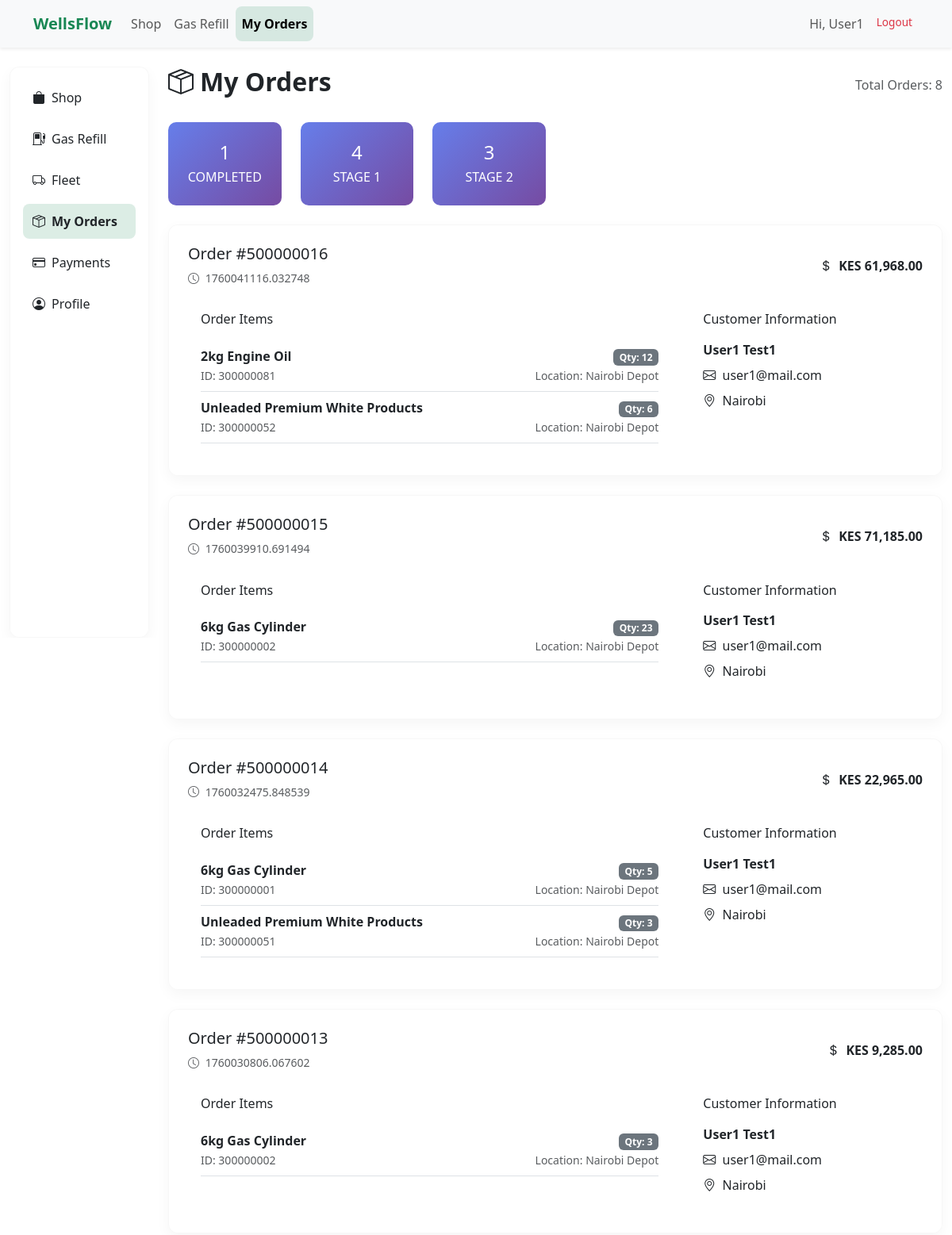
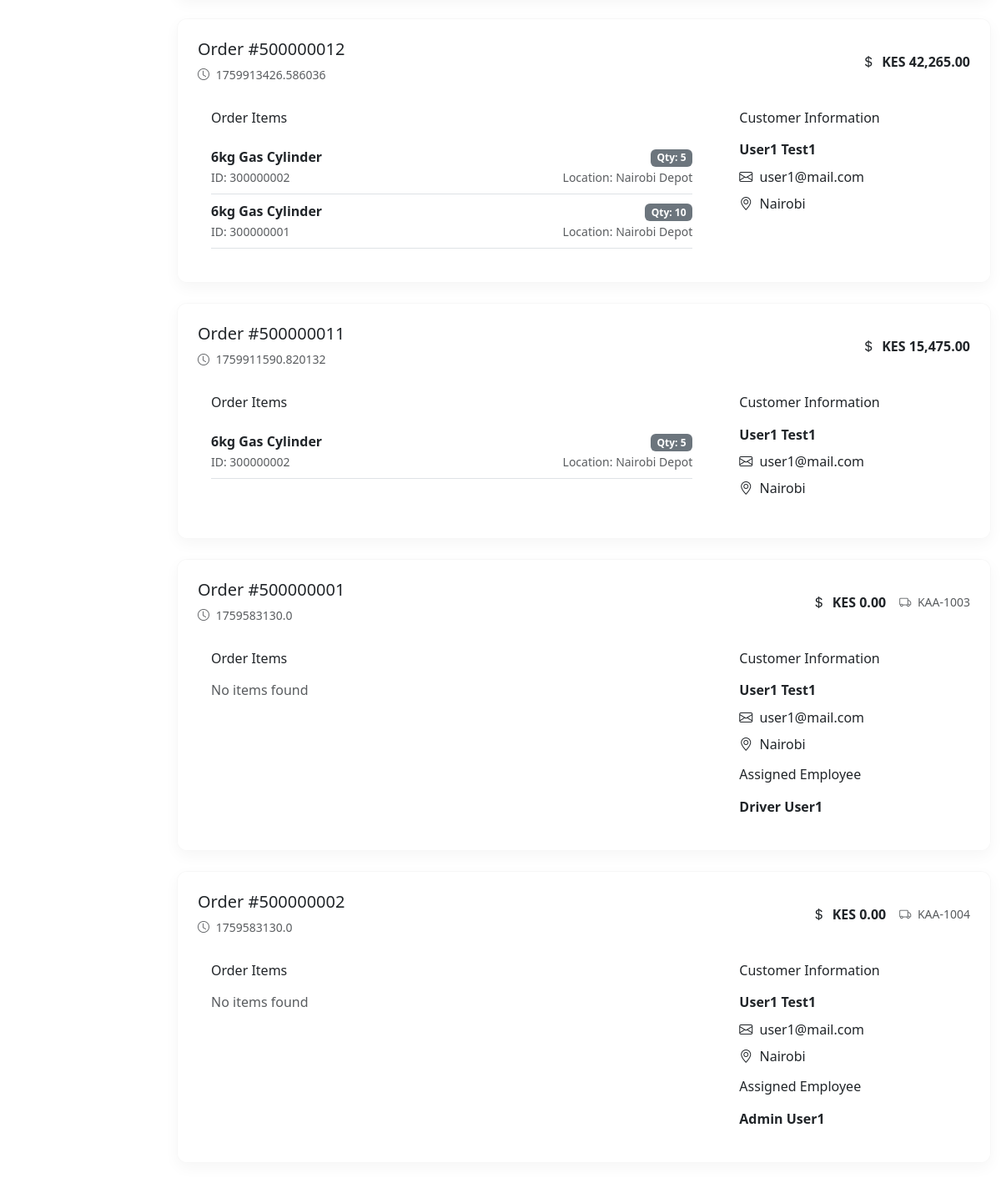
The app's page /vieworders (signed in) with its own data (2 pictures, top to bottom).
### models.py (models this page shows, shortened)
class User(UserMixin, db.Model):
    __tablename__ = "Users"  # Match DB table
    id = db.Column(db.Integer, primary_key=True)
    fname = db.Column(db.String(50))
    lname = db.Column(db.String(50))
    email = db.Column(db.String(120), unique=True, nullable=False)
    phone = db.Column(db.String(15))
    password_hash = db.Column(db.String(128))
    role = db.Column(db.String(50), default="customer")

class Order(db.Model):
    __tablename__ = "Orders"  # ✅ match DB
    id = db.Column(db.Integer, primary_key=True)
    customer_id = db.Column(db.Integer, db.ForeignKey("Users.id"))
    product_id = db.Column(db.Integer, db.ForeignKey("Products.id"))
    status = db.Column(db.String(50), default="Received")

class Product(db.Model):
    __tablename__ = "Products"  # ✅ match actual DB table
    id = db.Column(db.Integer, primary_key=True)
    name = db.Column(db.String(100), nullable=False)
    category = db.Column(db.String(50))
    price = db.Column(db.Float)
    stock = db.Column(db.Integer)

class Fleet(db.Model):
    __tablename__ = "Fleet"  # ✅ match DB
    id = db.Column(db.Integer, primary_key=True)
    name = db.Column(db.String(80), nullable=False)         # e.g., "Truck A"
    reg_no = db.Column(db.String(30), unique=True)          # e.g., "KAA 123A"
    category = db.Column(db.String(50))                     # e.g., Tanker, Trailer, Small Truck
    status = db.Column(db.String(30), default="available")  # available, in transit, service

### tables this page shows
CREATE TABLE `Employees` (
    `employee_id` INTEGER PRIMARY KEY NOT NULL UNIQUE,
    `first_name` TEXT NOT NULL,
    `last_name` TEXT NOT NULL,
    `phone_number` INTEGER NOT NULL,
    `email` TEXT NOT NULL UNIQUE,
    `password` TEXT NOT NULL,
    `otp` TEXT NOT NULL,
    `otp_timestamp` REAL NOT NULL,
    `location` TEXT NOT NULL,
    `role` TEXT NOT NULL DEFAULT 'Customer',
    `status` TEXT NOT NULL DEFAULT 'Inactive',
    `last_login` REAL NOT NULL
);

### app.py (the view)
@app.route("/vieworders")
@login_required
def vieworders():
    conn = sqlite3.connect(shopfleetdb)
    conn.row_factory = sqlite3.Row
    cursor = conn.cursor()
    current_user_id = current_user.user_id
    cursor.execute("""
        SELECT o.*,
               u.first_name as customer_first_name,
               u.last_name as customer_last_name,
               u.email as customer_email,
               u.location as customer_location,
               e.first_name as employee_first_name,
               e.last_name as employee_last_name,
               f.registration_number as fleet_registration,
               c.status as cart_status
        FROM Orders o
        LEFT JOIN Cart c ON o.cart_id = c.cart_id
        LEFT JOIN Users u ON c.user_id = u.user_id
        LEFT JOIN Employees e ON o.employee_id = e.employee_id
        LEFT JOIN Fleet f ON o.fleet_id = f.fleet_id
        WHERE c.user_id = ?
        ORDER BY o.order_timestamp DESC
    """, (current_user_id,))
    orders = cursor.fetchall()
    processed_orders = []
    for order in orders:
        order_dict = dict(order)
        cart_status = order_dict.get('cart_status', '')
        parsed_items = []
        if 'Order_Items:' in cart_status:
            try:
                cart_details_str = cart_status.split('Order_Items:')[1]
                items = cart_details_str.split('; ')
                for item in items:
                    parsed_item = {
                        'name': 'Unknown',
                        'id': 'Unknown',
                        'quantity': '1',
                        'location': 'Unknown'
                    }
                    try:
                        if ' (ID: ' in item:
                            name_part = item.split(' (ID: ')[0]
                            parsed_item['name'] = name_part
                        if ' (ID: ' in item and ') x' in item:
                            id_part = item.split(' (ID: ')[1].split(') x')[0]
                            parsed_item['id'] = id_part
                        if ') x' in item and ' - Location: ' in item:
                            qty_loc_part = item.split(') x')[1]
                            if ' - Location: ' in qty_loc_part:
                                qty_part = qty_loc_part.split(' - Location: ')[0]
                                loc_part = qty_loc_part.split(' - Location: ')[1]
                                parsed_item['quantity'] = qty_part
                                parsed_item['location'] = loc_part
                            else:
                                parsed_item['quantity'] = qty_loc_part
                    except:
                        parsed_item['name'] = item
                    parsed_items.append(parsed_item)
            except:
                pass
        total_amount = 0
        for item in parsed_items:
            if item['id'] != 'Unknown' and str(item['id']).isdigit():
                try:
                    cursor.execute("""
                        SELECT retail_price FROM Products
                        WHERE product_id = ?
                    """, (int(item['id']),))
                    product = cursor.fetchone()
                    if product:
                        retail_price = product['retail_price']
                        quantity = int(item['quantity']) if str(item['quantity']).isdigit() else 1
                        total_amount += retail_price * quantity
                except ValueError:
                    continue
        order_dict['parsed_items'] = parsed_items
        order_dict['total_amount'] = total_amount
        processed_orders.append(order_dict)
    cursor.execute("""
        SELECT o.status, COUNT(*) as count
        FROM Orders o
        LEFT JOIN Cart c ON o.cart_id = c.cart_id
        WHERE c.user_id = ?
        GROUP BY o.status
    """, (current_user_id,))
    status_counts = cursor.fetchall()
    cursor.execute("""
        SELECT COUNT(*) as total
        FROM Orders o
        LEFT JOIN Cart c ON o.cart_id = c.cart_id
        WHERE c.user_id = ?
    """, (current_user_id,))
    total_orders = cursor.fetchone()['total']
    conn.close()
    return render_template("fleet/fleet_extend/customers/vieworders.html",
                           orders=processed_orders,
                           status_counts=status_counts,
                           current_filter=None,  # No filter for user view
                           total_orders=total_orders)

### app.py (called while the page is built, shortened)
@login_manager.user_loader
def load_user(user_id):
    conn = sqlite3.connect(shopfleetdb)
    conn.row_factory = sqlite3.Row
    cursor = conn.cursor()
    cursor.execute(
        "SELECT user_id, first_name, last_name, email, 'customer' as role FROM Users WHERE user_id = ?",
        (user_id,),
    )
    row = cursor.fetchone()
    if row:
        conn.close()
        return UserObject(row['user_id'], row['first_name'], row['last_name'], row['email'], row['role'])

### user_object.py (called while the page is built)
    @property
    def fname(self):
        if self.role != 'customer' and self.username:
            return self.username
        return self.first_name

### templates/fleet/fleet_extend/customers/vieworders.html (shortened to what this page needs)
<!DOCTYPE html>
<html lang="en">
<head>
  <link href="https://cdn.jsdelivr.net/npm/bootstrap@5.3.0/dist/css/bootstrap.min.css" rel="stylesheet"/>
  <link href="{{ url_for('static', filename='css/styles.css') }}" rel="stylesheet">
  <link rel="stylesheet" href="https://cdn.jsdelivr.net/npm/bootstrap-icons@1.10.5/font/bootstrap-icons.css">
</head>
<body>
<nav class="navbar navbar-expand-lg navbar-light bg-light shadow-sm">
  <div class="container">
    <a class="navbar-brand text-success fw-bold" href="/">WellsFlow</a>
    <div class="collapse navbar-collapse" id="navbarNav">
      <ul class="navbar-nav me-auto">
        {% if current_user.is_authenticated %}
          {% if current_user.role == 'customer' %}
            <li class="nav-item"><a class="nav-link" href="{{ url_for('shop.shop_home') }}">Shop</a></li>
            <li class="nav-item"><a class="nav-link" href="{{ url_for('gasrefill.gas_refill_form') }}">Gas Refill</a></li>
            <li class="nav-item"><a class="nav-link active" href="{{ url_for('vieworders') }}">My Orders</a></li>
          {% endif %}
        {% else %}
          <li class="nav-item"><a class="nav-link" href="{{ url_for('shop.shop_home') }}">Shop</a></li>
          <li class="nav-item"><a class="nav-link" href="{{ url_for('gasrefill.gas_refill_form') }}">Gas Refill</a></li>
          <li class="nav-item"><a class="nav-link" href="{{ url_for('fleet.fleet_home') }}">Fleet</a></li>
        {% endif %}
      </ul>
      <ul class="navbar-nav">
        {% if current_user.is_authenticated %}
          <li class="nav-item">
            <span class="nav-link">Hi, {{ current_user.fname }}{% if current_user.role != 'customer' %} ({{ current_user.role }}){% endif %}</span>
          </li>
          <li class="nav-item">
            <a class="nav-link text-danger" href="{{ url_for('auth.logout') }}">Logout</a>
          </li>
        {% endif %}
      </ul>
    </div>
  </div>
</nav>
<div class="container-fluid mt-4">
  <div class="row">
    <div class="col-lg-2 d-none d-lg-block sidebar-container">
      <div class="glass-card p-3 h-100 sidebar-content">
        <ul class="nav flex-column">
          <li class="nav-item mb-2"><a href="{{ url_for('shop.shop_home') }}" class="nav-link text-dark"><i class="bi bi-bag-fill me-2"></i>Shop</a></li>
          <li class="nav-item mb-2"><a href="{{ url_for('gasrefill.gas_refill_form') }}" class="nav-link text-dark"><i class="bi bi-fuel-pump me-2"></i>Gas Refill</a></li>
          <li class="nav-item mb-2"><a href="{{ url_for('fleet.fleet_home') }}" class="nav-link text-dark"><i class="bi bi-truck me-2"></i>Fleet</a></li>
          <li class="nav-item mb-2"><a href="{{ url_for('vieworders') }}" class="nav-link text-dark fw-bold"><i class="bi bi-box-seam me-2"></i>My Orders</a></li>
          <li class="nav-item mb-2"><a href="#" class="nav-link text-dark"><i class="bi bi-credit-card me-2"></i>Payments</a></li>
          <li class="nav-item mb-2"><a href="#" class="nav-link text-dark"><i class="bi bi-person-circle me-2"></i>Profile</a></li>
        </ul>
      </div>
    </div>
    <div class="col-lg-10">
      <div class="d-flex justify-content-between align-items-center mb-4">
        <h2 class="fw-bold"><i class="bi bi-box-seam me-2"></i>My Orders</h2>
        <span class="text-muted">Total Orders: {{ total_orders }}</span>
      </div>
      {% if status_counts %}
      <div class="row mb-4">
        {% for status_count in status_counts %}
        <div class="col-md-2 col-sm-4">
          <div class="stats-card">
            <h4 class="mb-1">{{ status_count['count'] }}</h4>
            <p class="mb-0 text-uppercase">{{ status_count['status'] }}</p>
          </div>
        </div>
        {% endfor %}
      </div>
      {% endif %}
      {% if orders %}
        {% for order in orders %}
        <div class="order-card glass-card p-4">
        <div class="row align-items-center mb-3">
            <div class="col-md-6">
            <h5 class="mb-1">
                Order #{{ order['order_id'] }}
                <span class="badge status-badge status-{{ order['status'].lower().replace(' ', '') }}">
                </span>
            </h5>
            <small class="text-muted">
                <i class="bi bi-clock me-1"></i>
                {{ order['order_timestamp'] }}
            </small>
            </div>
            <div class="col-md-6 text-md-end">
            <div class="d-flex justify-content-md-end align-items-center gap-3">
                <span class="fw-bold">
                <i class="bi bi-currency-dollar me-1"></i>
                KES {{ "{:,.2f}".format(order['total_amount']) }}
                </span>
                {% if order['fleet_registration'] %}
                <span class="text-muted small">
                <i class="bi bi-truck me-1"></i>
                {{ order['fleet_registration'] }}
                </span>
                {% endif %}
            </div>
            </div>
        </div>
        <div class="row">
            <div class="col-md-8">
            <div class="card border-0">
                <div class="card-body p-3">
                <h6 class="card-title mb-3">Order Items</h6>
                <div class="item-list">
                    {% if order['parsed_items'] %}
                    {% for item in order['parsed_items'] %}
                    <div class="d-flex justify-content-between align-items-center py-2 border-bottom">
                        <div>
                        <strong>{{ item['name'] }}</strong>
                        <br>
                        <small class="text-muted">ID: {{ item['id'] }}</small>
                        </div>
                        <div class="text-end">
                        <span class="badge bg-secondary">Qty: {{ item['quantity'] }}</span>
                        {% if item['location'] != 'Unknown' %}
                        <br>
                        <small class="text-muted">Location: {{ item['location'] }}</small>
                        {% endif %}
                        </div>
                    </div>
                    {% endfor %}
                    {% else %}
                    <p class="text-muted mb-0">No items found</p>
                    {% endif %}
                </div>
                </div>
            </div>
            </div>
            <div class="col-md-4">
            <div class="card border-0">
                <div class="card-body p-3">
                <h6 class="card-title mb-3">Customer Information</h6>
                <div class="mb-2">
                    <strong>{{ order['customer_first_name'] }} {{ order['customer_last_name'] }}</strong>
                </div>
                <div class="mb-2">
                    <i class="bi bi-envelope me-1"></i>
                    {{ order['customer_email'] }}
                </div>
                <div class="mb-2">
                    <i class="bi bi-geo-alt me-1"></i>
                    {{ order['customer_location'] }}
                </div>
                {% if order['employee_first_name'] %}
                <div class="mt-3">
                    <h6 class="card-title mb-3">Assigned Employee</h6>
                    <div>
                    <strong>{{ order['employee_first_name'] }} {{ order['employee_last_name'] }}</strong>
                    </div>
                </div>
                {% endif %}
                </div>
            </div>
            </div>
        </div>
        </div>
        {% endfor %}
      {% endif %}
    </div>
  </div>
</div>
</body>
</html>

### static/css/styles.css (style rules this page uses)
.glass-card { background: rgba(255, 255, 255, 0.2); border-radius: 15px; box-shadow: 0 8px 32px rgba(31, 38, 135, 0.2); backdrop-filter: blur(12px); -webkit-backdrop-filter: blur(12px); border: 1px solid rgba(255, 255, 255, 0.18); transition: transform 0.2s ease, box-shadow 0.2s ease; }
.nav-link { border-radius: 8px; padding: 10px 12px; transition: background 0.2s ease; }
.nav-link:hover, .nav-link.active { background: rgba(25, 135, 84, 0.15); color: #198754; font-weight: 600; }
.text-danger { font-size: 0.85rem; color: #dc3545; }

### templates/fleet/fleet_extend/customers/vieworders.html (style rules this page uses)
.navbar { position: sticky; top: 0; z-index: 1000; box-shadow: 0 2px 10px rgba(0,0,0,0.1); }
.sidebar-container { position: sticky; top: 80px; height: calc(100vh - 80px); overflow: hidden; }
.sidebar-content { height: 100%; overflow-y: auto; }
.glass-card { background: rgba(255,255,255,0.85); border-radius: 12px; box-shadow: 0 6px 18px rgba(0,0,0,0.04); border: 1px solid rgba(0,0,0,0.03); }
.order-card { margin-bottom: 1.5rem; transition: transform 0.2s; }
.status-badge { font-size: 0.8rem; padding: 0.3rem 0.6rem; border-radius: 20px; }
.item-list { max-height: 200px; overflow-y: auto; }
.stats-card { background: linear-gradient(135deg, #667eea 0%, #764ba2 100%); color: white; border-radius: 10px; padding: 1.5rem; text-align: center; }

### records on screen
User: fname "User1"
Order: order_id "500000016", order_timestamp "1760041116.032748", total_amount "61,968.00", name "Unleaded Premium White Products", id "300000052", quantity "6", location "Nairobi Depot", customer_first_name "User1", customer_last_name "Test1", customer_email "user1@mail.com", customer_location "Nairobi"
Product: name "2kg Engine Oil", id "300000081", quantity "12", location "Nairobi Depot"
Order: order_id "500000015", order_timestamp "1760039910.691494", total_amount "71,185.00", name "6kg Gas Cylinder", id "300000002", quantity "23", location "Nairobi Depot", customer_first_name "User1", customer_last_name "Test1", customer_email "user1@mail.com", customer_location "Nairobi"
Order: order_id "500000014", order_timestamp "1760032475.848539", total_amount "22,965.00", name "6kg Gas Cylinder" "Unleaded Premium White Products", id "300000001" "300000051", quantity "5" "3", location "Nairobi Depot" "Nairobi Depot", customer_first_name "User1", customer_last_name "Test1", customer_email "user1@mail.com", customer_location "Nairobi"
Order: order_id "500000013", order_timestamp "1760030806.067602", total_amount "9,285.00", name "6kg Gas Cylinder", id "300000002", quantity "3", location "Nairobi Depot", customer_first_name "User1", customer_last_name "Test1", customer_email "user1@mail.com", customer_location "Nairobi"
Order: order_id "500000012", order_timestamp "1759913426.586036", total_amount "42,265.00", name "6kg Gas Cylinder" "6kg Gas Cylinder", id "300000002" "300000001", quantity "5" "10", location "Nairobi Depot" "Nairobi Depot", customer_first_name "User1", customer_last_name "Test1", customer_email "user1@mail.com", customer_location "Nairobi"
Order: order_id "500000011", order_timestamp "1759911590.820132", total_amount "15,475.00", name "6kg Gas Cylinder", id "300000002", quantity "5", location "Nairobi Depot", customer_first_name "User1", customer_last_name "Test1", customer_email "user1@mail.com", customer_location "Nairobi"
Order: order_id "500000001", order_timestamp "1759583130.0", total_amount "0.00", fleet_registration "KAA-1003", shows "No items found", customer_first_name "User1", customer_last_name "Test1", customer_email "user1@mail.com", customer_location "Nairobi", employee_first_name "Driver", employee_last_name "User1"
Order: order_id "500000002", order_timestamp "1759583130.0", total_amount "0.00", fleet_registration "KAA-1004", shows "No items found", customer_first_name "User1", customer_last_name "Test1", customer_email "user1@mail.com", customer_location "Nairobi", employee_first_name "Admin", employee_last_name "User1"

### other values on screen
{{ total_orders }} "8"
{{ status_count['count'] }} "1" "4" "3"
{{ status_count['status'] }} "COMPLETED" "STAGE 1" "STAGE 2"
